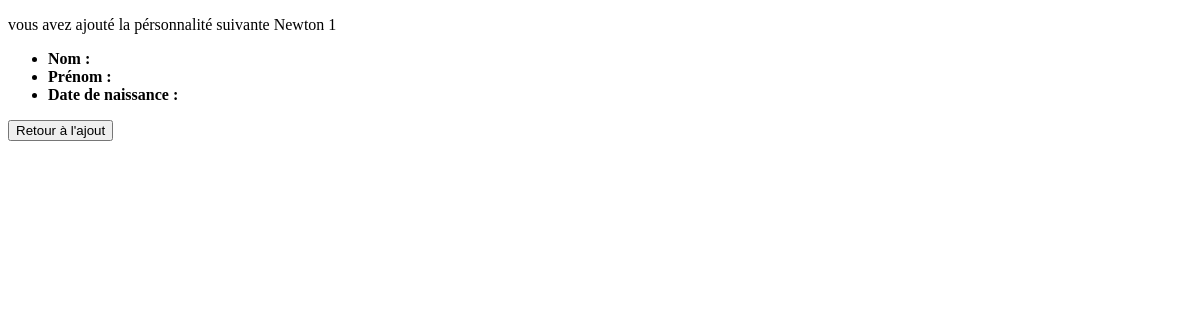
The app's page /firstapp/affiche/1/, older data.
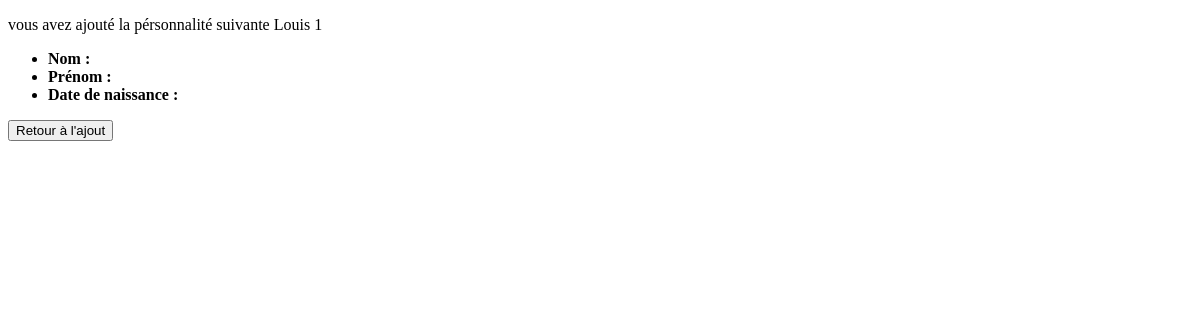
The same page, newer data.
### firstapp/models.py (models this page shows, shortened)
class Personnalite(models.Model):
        nom = models.CharField(max_length=100)
        prenom = models.CharField(max_length = 100)
        date_naissance = models.DateField(blank=True, null = True)
        pays = models.CharField(blank=False)

### firstapp/views.py (the view)
# urls.py: path('affiche/<int:id>/',views.read),
def read(request, id):
    Personnalite = models.Personnalite.objects.get(pk=id)
    return render(request,"firstapp/affiche.html",{"Personnalite": Personnalite})

### firstapp/templates/firstapp/affiche.html (shortened to what this page needs)
<!DOCTYPE html>
<html lang="fr">
<head>
    {% load static %}
</head>
<body>
    <p> vous avez ajouté la pérsonnalité suivante {{Personnalite.nom}} {{Personnalite.id}} </p>
    <ul>
        <li><strong>Nom :</strong> {{ nom }}</li>
        <li><strong>Prénom :</strong> {{ prenom }}</li>
        <li><strong>Date de naissance :</strong> {{ date_naissance }}</li>
    </ul>
    <a href="{% url 'ajout' %}">
        <button type="button">Retour à l'ajout</button>
</body>
</html>

Row changes from the older to the newer data that the page shows:
changed Personnalite id 1: nom "Newton" → "Louis"
